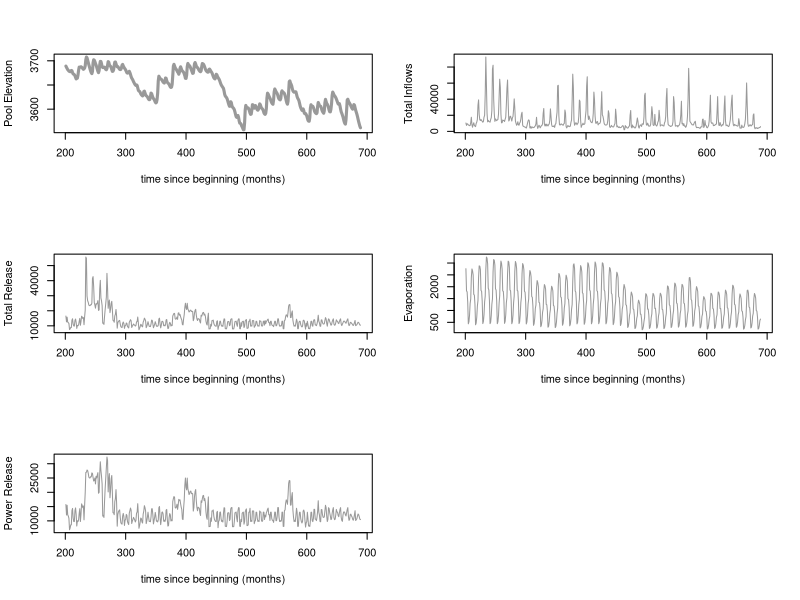
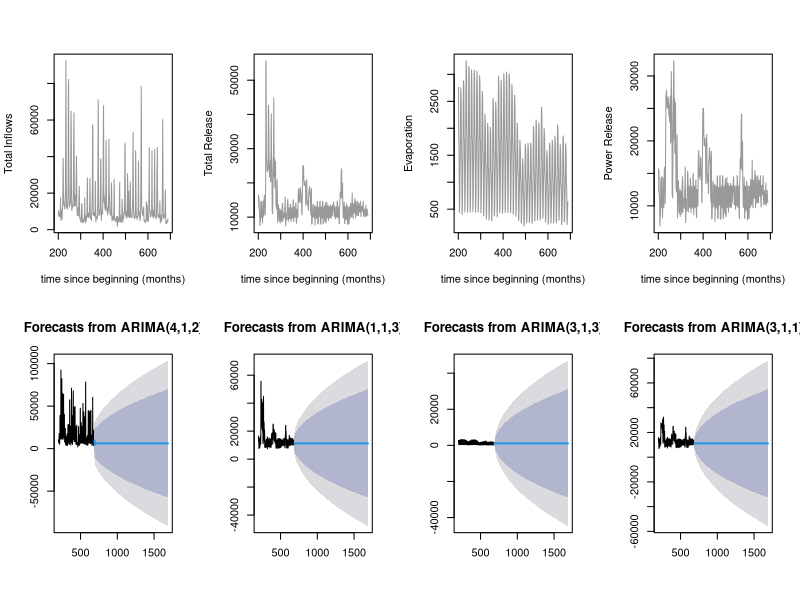
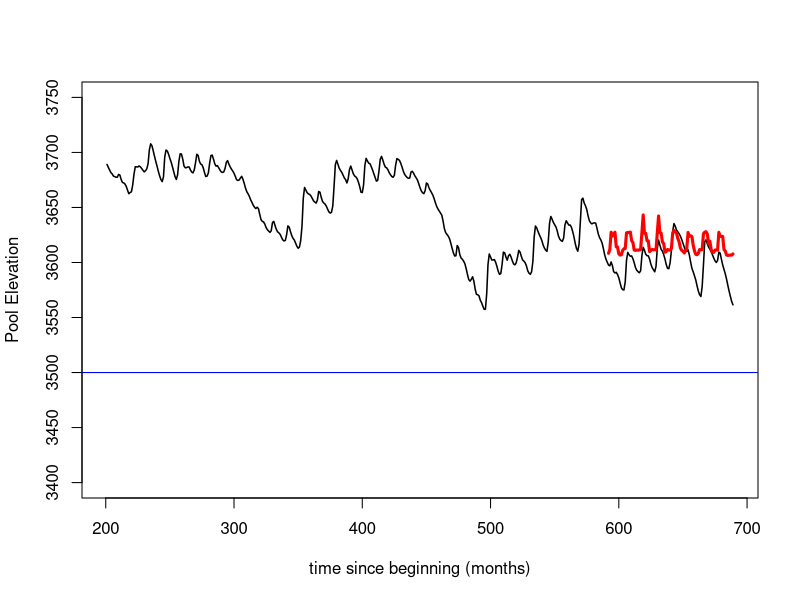
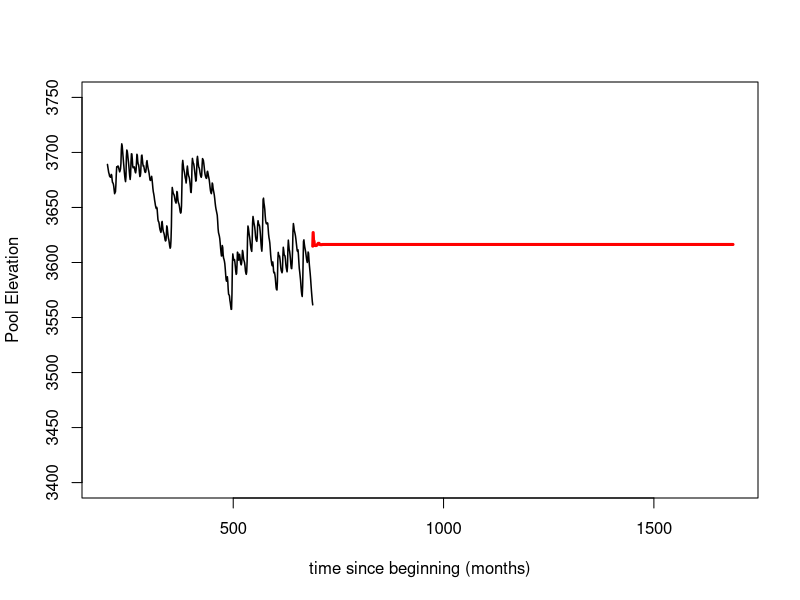
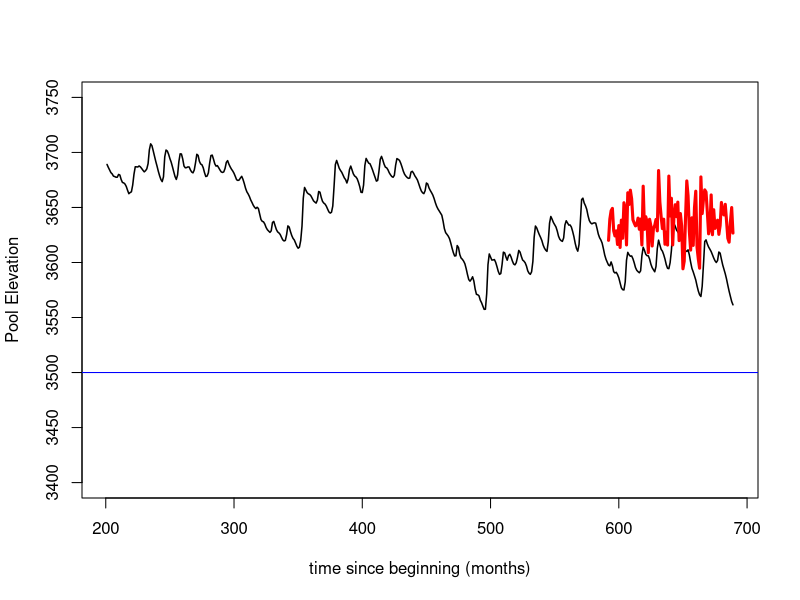
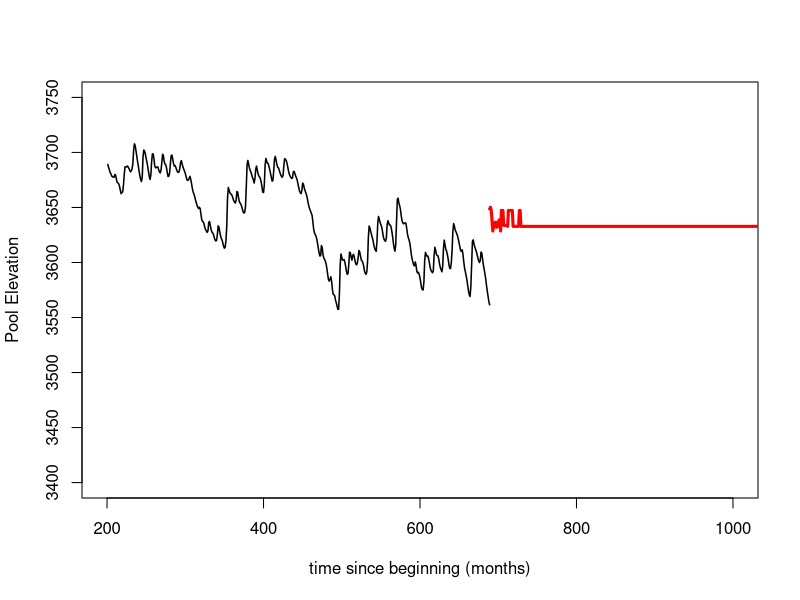
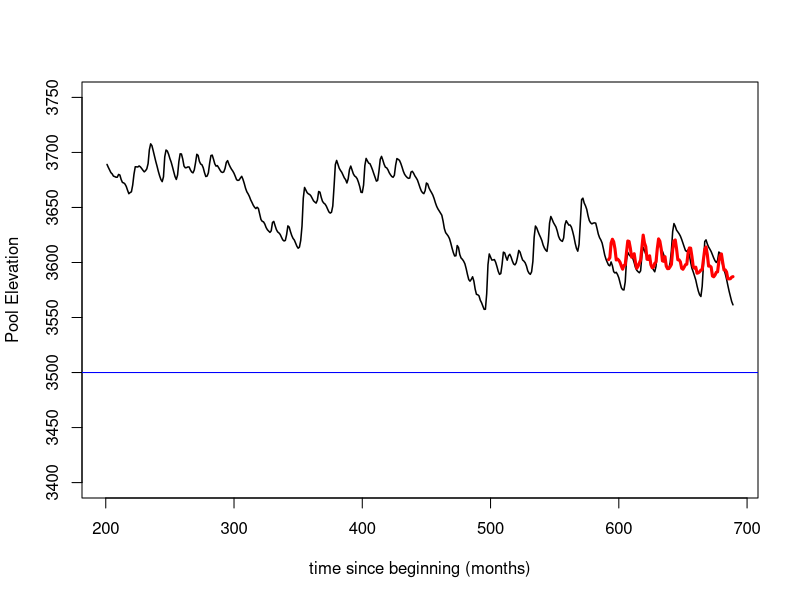
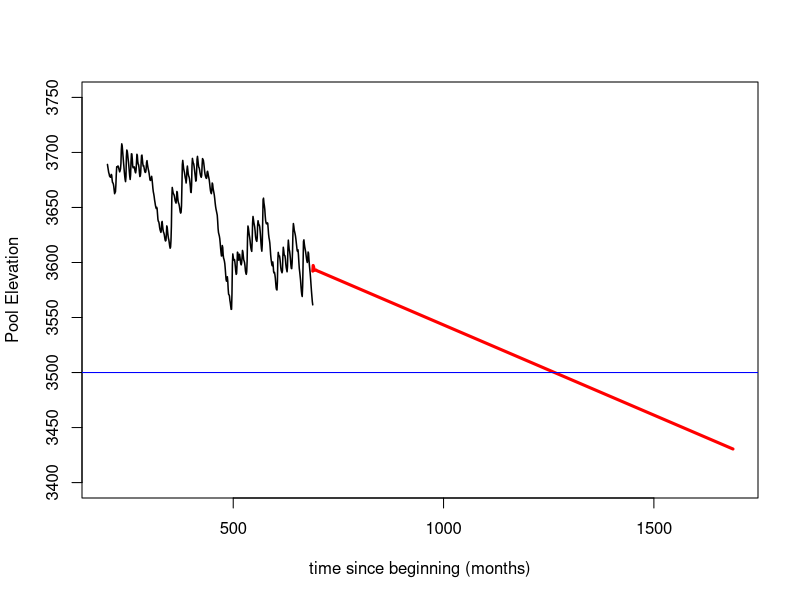

Write R code to recreate these figures, in order.
## ---- chunk 1
library(lubridate)
library(forecast)


# read and prep -----------------------------------------------------------
dat <- read.csv("Lake_Powel_Inflow_Elevatoin_Outflow_Evap.csv")

# Aggregate by each month (by minimum)
dat$YEAR_MONTH <- paste0(year(mdy(dat$datetime)), "_", month(mdy(dat$datetime)))

dat2 <- aggregate(dat[, 2:6], list(dat$YEAR_MONTH), mean)

dat2$YEAR <- as.numeric(sapply(dat2$Group.1, function(x) unlist(strsplit(x, "_"))[1]))
dat2$MONTH <- as.numeric(sapply(dat2$Group.1, function(x) unlist(strsplit(x, "_"))[2]))

dat2$MONTHS_SINCE_BEG <- (dat2$YEAR - 1963) * 12 + (dat2$MONTH - 12)

# order by months since beginning
dat2 <- dat2[order(dat2$MONTHS_SINCE_BEG, decreasing = FALSE), ]

# start from month 200
dat2 <- dat2[dat2$MONTHS_SINCE_BEG > 200, ]


# time series plots -------------------------------------------------------
par(mfrow = c(3, 2))
plot(dat2$MONTHS_SINCE_BEG, dat2$pool.elevation, type =  "l", lty = 1, lwd = 3, col = "gray60",
     xlab = "time since beginning (months)", ylab = "Pool Elevation")

plot(dat2$MONTHS_SINCE_BEG, dat2$total.inflows, type =  "l", lty = 1, col = "gray60",
     xlab = "time since beginning (months)", ylab = "Total Inflows")

plot(dat2$MONTHS_SINCE_BEG, dat2$total.release, type =  "l", lty = 1, col = "gray60",
     xlab = "time since beginning (months)", ylab = "Total Release")

plot(dat2$MONTHS_SINCE_BEG, dat2$evaporation, type =  "l", lty = 1, col = "gray60",
     xlab = "time since beginning (months)", ylab = "Evaporation")

plot(dat2$MONTHS_SINCE_BEG, dat2$power.release, type =  "l", lty = 1, col = "gray60",
     xlab = "time since beginning (months)", ylab = "Power Release")

par(mfrow = c(1, 1))

# 
# # https://a-little-book-of-r-for-time-series.readthedocs.io/en/latest/src/timeseries.html
# library(forecast)
# 
# sensor <- ts(dat2$pool.elevation, frequency = 1, start = 200)
# fit <- auto.arima(sensor)
# fcast <- forecast(fit, h = 100)
# plot(fcast)
# grid()
# 
# fcast

# forecast each predictor -------------------------------------------------
for_plot <- list()
all_fcasts <- list()
for (variable in c("total.inflows", "total.release", "evaporation", "power.release")) {
    tmp <- ts(dat2[, variable], frequency = 1, start = 200)
    fit <- auto.arima(tmp)
    fcast <- forecast(fit, h = 1000)
    for_plot[[variable]]  <- fcast
    fcast <- as.data.frame(fcast)
    all_fcasts[[variable]] <- fcast
}

par(mfrow = c(2, 4))
plot(dat2$MONTHS_SINCE_BEG, dat2$total.inflows, type =  "l", lty = 1, col = "gray60",
     xlab = "time since beginning (months)", ylab = "Total Inflows")

plot(dat2$MONTHS_SINCE_BEG, dat2$total.release, type =  "l", lty = 1, col = "gray60",
     xlab = "time since beginning (months)", ylab = "Total Release")

plot(dat2$MONTHS_SINCE_BEG, dat2$evaporation, type =  "l", lty = 1, col = "gray60",
     xlab = "time since beginning (months)", ylab = "Evaporation")

plot(dat2$MONTHS_SINCE_BEG, dat2$power.release, type =  "l", lty = 1, col = "gray60",
     xlab = "time since beginning (months)", ylab = "Power Release")

plot(for_plot$total.inflows)
plot(for_plot$total.release)
plot(for_plot$evaporation)
plot(for_plot$power.release)
par(mfrow = c(1,1))


# split data --------------------------------------------------------------
library(caret)

# 80% in training - 20% testing split
train_idx <- seq_len(nrow(dat2) * .8)

train_dat <- dat2[train_idx, ]
test_dat <- dat2[-train_idx, ]

# fit RF model ------------------------------------------------------------

# Create control function for training with 10 folds. search method is grid.
control <- trainControl(method = "cv", 
                        number = 10, 
                        search = "grid")

# Create tunegrid with 15 values from 1:15 for mtry to tunning model. Our train function will change number of entry variable at each split according to tunegrid. 
tunegrid <- expand.grid(.mtry = (1:15)) 

rf_gridsearch <- train(pool.elevation ~ MONTHS_SINCE_BEG + total.inflows + total.release + evaporation + power.release,
                       data = train_dat,
                       method = "rf",
                       metric = "RMSE",
                       trControl = control,
                       tuneGrid = tunegrid)
print(rf_gridsearch)

predictions <- predict(rf_gridsearch, newdata = test_dat)

MSE_test <- sum((test_dat$pool.elevation - predictions)^2) / nrow(test_dat)
(RMSE <- sqrt(MSE_test))

plot(dat2$MONTHS_SINCE_BEG, dat2$pool.elevation, type =  "l", lty = 1, lwd = 1.5,
     xlab = "time since beginning (months)", ylab = "Pool Elevation", ylim = c(3400, 3750))
lines(test_dat$MONTHS_SINCE_BEG, predictions, col = "red", lwd = 3)
abline(h = 3500, col = "blue")


# forecast pool elevation
all_predictions <- c()
for (t in rownames(all_fcasts$total.inflows)) {
    tmp <- predict(rf_gridsearch,
                   newdata = data.frame(MONTHS_SINCE_BEG = as.numeric(t), 
                                        total.inflows = all_fcasts$total.inflows[t, "Point Forecast"],
                                        total.release = all_fcasts$total.release[t, "Point Forecast"],
                                        evaporation = all_fcasts$evaporation[t, "Point Forecast"],
                                        power.release = all_fcasts$power.release[t, "Point Forecast"]))
    
    all_predictions <- c(all_predictions, tmp)
}

names(all_predictions) <- rownames(all_fcasts$total.inflows)




plot(dat2$MONTHS_SINCE_BEG, dat2$pool.elevation, type =  "l", lty = 1, lwd = 1.5,
     xlab = "time since beginning (months)", ylab = "Pool Elevation", ylim = c(3400, 3750), 
     xlim = c(200, max(as.numeric(rownames(all_fcasts$total.inflows)))))
lines(as.numeric(names(all_predictions)), all_predictions, col = "red", lwd = 3)

# fit kNN model -----------------------------------------------------------

# Create control function for training with 10 folds. search method is grid.
control <- trainControl(method = "cv", 
                        number = 10, 
                        search = "grid")

knn_model <- train(pool.elevation ~ MONTHS_SINCE_BEG + total.inflows + total.release + evaporation + power.release,
                       data = train_dat,
                       method = "knn",
                       metric = "RMSE",
                       trControl = control)
print(knn_model)

predictions <- predict(knn_model, newdata = test_dat)

MSE_test <- sum((test_dat$pool.elevation - predictions)^2) / nrow(test_dat)
(RMSE <- sqrt(MSE_test))

plot(dat2$MONTHS_SINCE_BEG, dat2$pool.elevation, type =  "l", lty = 1, lwd = 1.5,
     xlab = "time since beginning (months)", ylab = "Pool Elevation", ylim = c(3400, 3750))
lines(test_dat$MONTHS_SINCE_BEG, predictions, col = "red", lwd = 3)
abline(h = 3500, col = "blue")



all_predictions <- c()
for (t in rownames(all_fcasts$total.inflows)) {
    tmp <- predict(knn_model,
                   newdata = data.frame(MONTHS_SINCE_BEG = as.numeric(t), 
                                        total.inflows = all_fcasts$total.inflows[t, "Point Forecast"],
                                        total.release = all_fcasts$total.release[t, "Point Forecast"],
                                        evaporation = all_fcasts$evaporation[t, "Point Forecast"],
                                        power.release = all_fcasts$power.release[t, "Point Forecast"]))
    
    all_predictions <- c(all_predictions, tmp)
}


names(all_predictions) <- rownames(all_fcasts$total.inflows)


plot(dat2$MONTHS_SINCE_BEG, dat2$pool.elevation, type =  "l", lty = 1, lwd = 1.5,
     xlab = "time since beginning (months)", ylab = "Pool Elevation", ylim = c(3400, 3750), xlim = c(200, 1000))
lines(as.numeric(names(all_predictions)), all_predictions, col = "red", lwd = 3)


# fit Lasso model ---------------------------------------------------------

# Create control function for training with 10 folds. search method is grid.
control <- trainControl(method = "cv", 
                        number = 10, 
                        search = "grid")

lambda <- 10^seq(-3, 3, length = 100)
lasso_model <- train(pool.elevation ~ MONTHS_SINCE_BEG + total.inflows + total.release + evaporation + power.release,
                   data = train_dat,
                   method = "glmnet",
                   metric = "RMSE",
                   trControl = control,
                   tuneGrid = expand.grid(alpha = 1, lambda = lambda))

print(lasso_model)

predictions <- predict(lasso_model, newdata = test_dat)

MSE_test <- sum((test_dat$pool.elevation - predictions)^2) / nrow(test_dat)
(RMSE <- sqrt(MSE_test))

plot(dat2$MONTHS_SINCE_BEG, dat2$pool.elevation, type =  "l", lty = 1, lwd = 1.5,
     xlab = "time since beginning (months)", ylab = "Pool Elevation", ylim = c(3400, 3750))
lines(test_dat$MONTHS_SINCE_BEG, predictions, col = "red", lwd = 3)
abline(h = 3500, col = "blue")


# forecast pool elevation
all_predictions <- c()
for (t in rownames(all_fcasts$total.inflows)) {
    tmp <- predict(lasso_model,
                   newdata = data.frame(MONTHS_SINCE_BEG = as.numeric(t), 
                                        total.inflows = all_fcasts$total.inflows[t, "Point Forecast"],
                                        total.release = all_fcasts$total.release[t, "Point Forecast"],
                                        evaporation = all_fcasts$evaporation[t, "Point Forecast"],
                                        power.release = all_fcasts$power.release[t, "Point Forecast"]))
    
    all_predictions <- c(all_predictions, tmp)
}


names(all_predictions) <- rownames(all_fcasts$total.inflows)


plot(dat2$MONTHS_SINCE_BEG, dat2$pool.elevation, type =  "l", lty = 1, lwd = 1.5,
     xlab = "time since beginning (months)", ylab = "Pool Elevation", ylim = c(3400, 3750), xlim = c(200, max(as.numeric(rownames(all_fcasts$total.inflows)))))
lines(as.numeric(names(all_predictions)), all_predictions, col = "red", lwd = 3)
abline(h = 3500, col = "blue")

